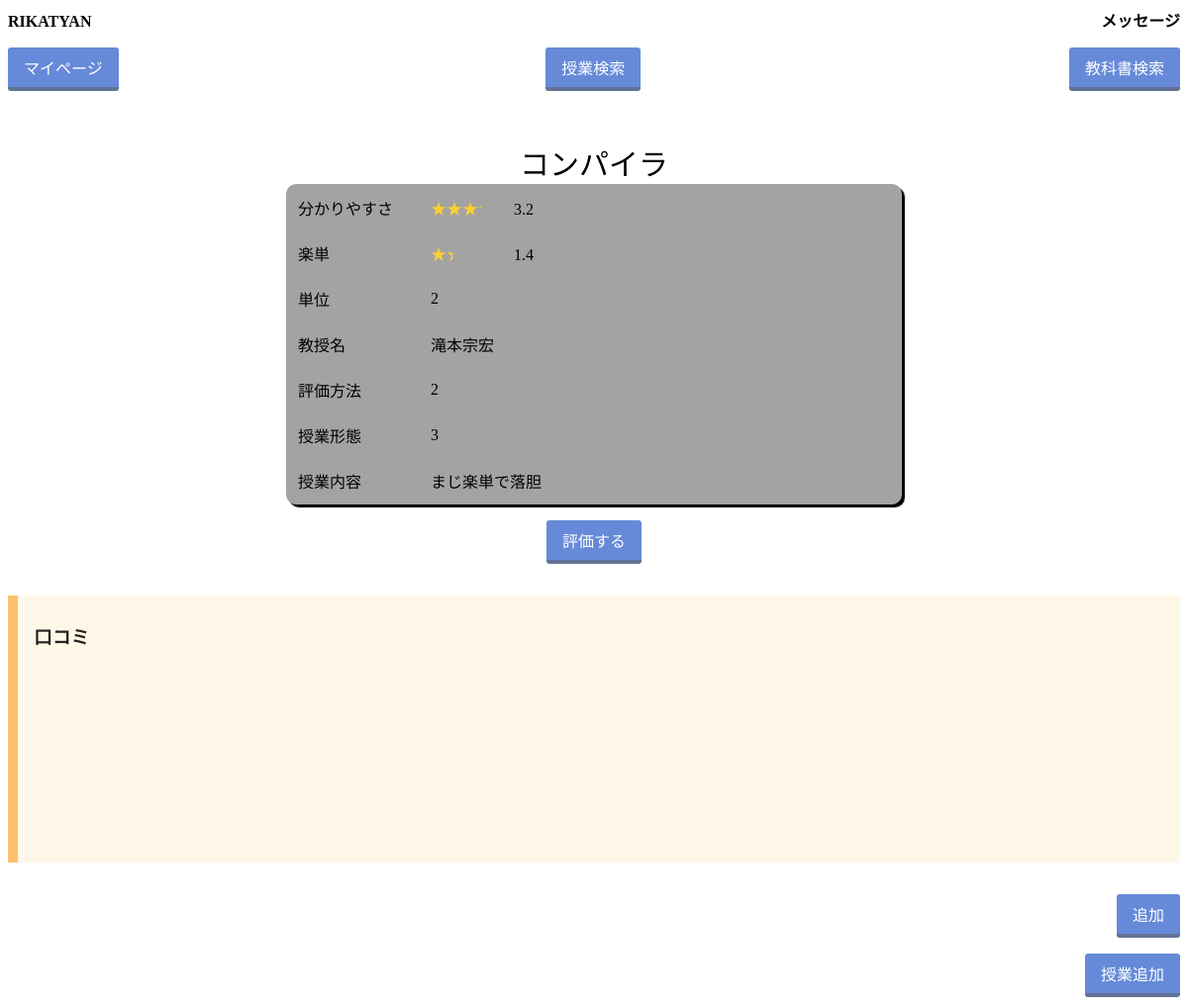
/classpages/1/, run on the app's committed database.
### users/models.py (models this page shows)
class Classes(models.Model):
    class_id = models.AutoField(primary_key=True)
    title = models.TextField(max_length=50)  # 文字数？
    teacher = models.TextField(max_length=20)  # 文字数？
    faculty = models.IntegerField(
        validators=[MinValueValidator(1), MaxValueValidator(7)])  # 数字は？
    department = models.IntegerField(
        validators=[MinValueValidator(1), MaxValueValidator(35)])  # 数字は？
    credit = models.IntegerField(
        default=1,
        validators=[MinValueValidator(1), MaxValueValidator(5)])
    method_eval = models.TextField()  # 数字は？
    classform = models.TextField()  # 数字は？
    contents = models.TextField()

### classpages/views.py (the view, shortened to what this page needs)
# urls.py: path('<int:pk>/', views.Classpage.as_view(), name='class'),
class Classpage(generic.DetailView,generic.edit.ModelFormMixin):
    model = Classes
    template_name = 'classpages/class.html'
    form = CevalForm()
    fields = ()
    def get_context_data(self, **kwargs):
        context = super(Classpage, self).get_context_data(**kwargs)
        context.update({
            'avg': Cevals.objects.values('class_id').annotate(avg_rikai=models.Avg('rikai'),avg_raku=models.Avg('raku')),
            'ccom_list': Ccom.objects.order_by('date').reverse().all()[:5],
        })
        return context

### classpages/templates/classpages/class.html (shortened to what this page needs)
{% load static %}
<!DOCTYPE html>
<html lang="ja">
    <head>
        <link href="{% static 'css/classpages.css' %}" rel="stylesheet">
    </head>
    <body>
        <div class="titlebar">
            <p class="RIKATYAN">RIKATYAN</p>
            <p class="message">メッセージ</p>
        </div>
        <div class="url">
            <p class="mypage"> <a href={% url 'mypage:mypage' user.user_id %} class="button">マイページ</a></p>
            <p class="c_search"><a href = "/search" class="button">授業検索</a></p>
            <p class="t_search"><a href = "/search" class="button">教科書検索</a></p>
        </div>
        <p><br></p>
        <table>
        <caption>{{classes.title}}</caption>
            <tr>
                <td class="subject">
                    分かりやすさ
                </td>
                <td class="content">
                    {% for cls in avg %}
                    {% if cls.class_id == classes.class_id %}
                    <span class="star5_rating" data-rate="{{cls.avg_rikai|floatformat}}"></span>
                    {{cls.avg_rikai|floatformat}}
                    {%endif%}
                    {% endfor %}
                </td>
            </tr>
            <tr>
                <td>
                    楽単
                </td>
                <td>
                    {% for cls in avg %}
                    {% if cls.class_id == classes.class_id %}
                    <span class="star5_rating" data-rate="{{cls.avg_raku|floatformat}}"></span>
                    {{cls.avg_raku|floatformat}}
                    {%endif%}
                    {% endfor %}
                </td>
            </tr>
            <tr>
                <td>
                    単位
                </td>
                <td>
                    {{classes.credit}}
                </td>
            </tr>
            <tr>
                <td>
                    教授名
                </td>
                <td>
                    {{classes.teacher}}
                </td>
            </tr>
            <tr>
                <td>
                    評価方法
                </td>
                <td>
                    {{ classes.method_eval }}
                </td>
            </tr>
            <tr>
                <td>
                    授業形態
                </td>
                <td>
                    {{ classes.classform }}
                </td>
            </tr>
            <tr>
                <td>
                    授業内容
                </td>
                <td>
                    {{classes.contents}}
                </td>
            </tr>
        </table>
        <div style="text-align: center;">
        <p><a href="{% url 'classpages:ceval' classes.class_id %}" class="button">評価する</a></p>
        </div>
        <div class="box8">
        <h3>口コミ</h3>
        {%for ccom in ccom_list%}
        {% if ccom.class_id.class_id == classes.class_id %}
            {% if user.username == ccom.user_id.username %}
            <h6 style="text-align:right">
                <p>
                <h7>{{ccom.user_id.username}}</h7><br>
                {{ccom.comments}}<br>
                {{ccom.date}}<br>
                </p>
            </h6>
            {% else  %}
            <h6 style="text-align:left">
                <p>
                  <h7>{{tcom.user_id.username}}</h7><br>
                  {{tcom.comments}}<br>
                  {{tcom.date}}<br>
                </p>
            </h6>
            {%endif%}
        {%endif%}
        {%endfor%}
        </div>
        <div class="url">
        <p class="message"><a href="{% url 'classpages:ccom' classes.class_id %}" class="button">追加</a></p>
        </div>
        <div class="url">
            <p class="message"><a href="{% url 'classpages:create' %}" class="button">授業追加</a></p>
        </div>
    </body>
</html>

### classpages/static/css/classpages.css (style rules this page uses)
.RIKATYAN { display: table-cell; text-align: left; }
.message { display: table-cell; text-align: right; }
.titlebar { display: table; width: 100%; color:black; font-weight:bold; }
.mypage { display: table-cell; text-align: left; }
.c_search { display: table-cell; text-align: center; }
.t_search { display: table-cell; text-align: right; }
.button { display: inline-block; padding: 0.5em 1em; text-decoration: none; background: #668ad8; color: #FFF; border-bottom: solid 4px #627295; border-radius: 3px; }
.url { display: table; width: 100%; color:black; }
table { margin-left: auto; margin-right: auto; border-radius: 10px; background-color: rgb(163, 163, 163); box-shadow: 3px 3px 1px black; }
table caption { font-size: 30px; }
table td { padding: 10px; }
table td.subject { min-width: 7em; }
table td.content { min-width: 29em; }
.star5_rating { position: relative; z-index: 0; display: inline-block; white-space: nowrap; color: rgb(163, 163, 163); }
.star5_rating:before, .star5_rating:after { content: '★★★★★'; }
.star5_rating:after { position: absolute; z-index: 1; top: 0; left: 0; overflow: hidden; white-space: nowrap; color: #ffcf32; }
.star5_rating[data-rate="3.2"]:after { width: 64%; }
.star5_rating[data-rate="1.4"]:after { width: 28%; }
.box8 { padding: 0.5em 1em; margin: 2em 0; color: #232323; background: #fff8e8; border-left: solid 10px #ffc06e; }
.box8 p { margin: 0; padding: 0; }

### data on the page
Classes: title "コンパイラ", credit "2", teacher "滝本宗宏", method_eval "2", classform "3", contents "まじ楽単で落胆"

### other printed values
{{ cls.avg_rikai|floatformat }} "3.2"
{{ cls.avg_raku|floatformat }} "1.4"
